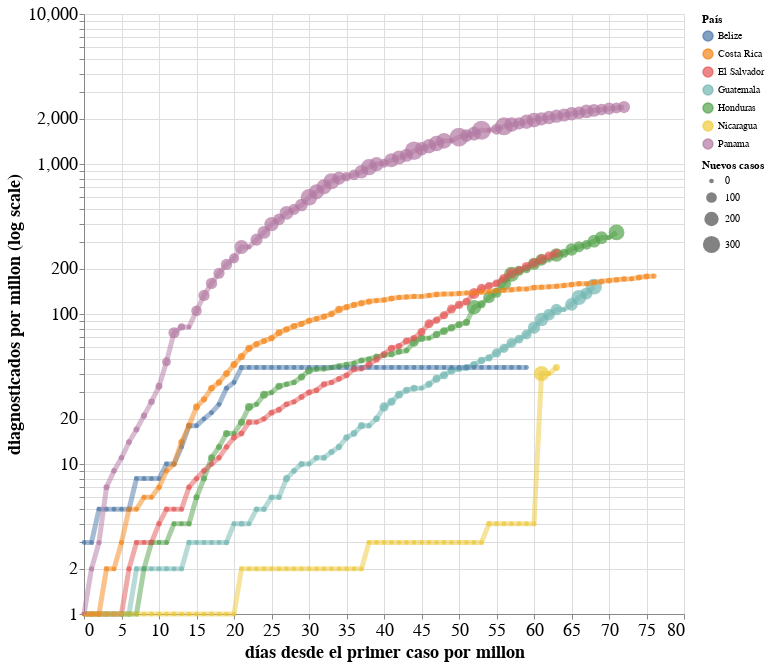

Here is the notebook cell this chart was saved with:
### Markdown cell above
## Diagnosticados por Millon de Habitantes

### Code cell
#hide_input

highlight = alt.selection(type='single',
                          on='mouseover',
                          fields=['country'],
                          nearest=True)

base = alt.Chart(cdr_ca, title="").encode(
    x = alt.X('days_since_1_cases_per_million:Q', title="días desde el primer caso por millon"),
    y = alt.Y('cases_per_million:Q', scale=alt.Scale(type='log'), title="diagnosticados por millon (log scale)"),
    color=alt.Color('country:N', title="País"),
    tooltip=[alt.Tooltip('country', title='país'),
             alt.Tooltip('date', title='fecha'),
             alt.Tooltip('cases_per_million:Q', title='Diagnosticados por millon'),
             alt.Tooltip('cases:Q', title='Diagnosticados (Total)'),
             alt.Tooltip('new_cases:Q', title='Diagnosticados (Nuevos)'),
             alt.Tooltip('deaths:Q', title='Muertos (Total)'),
             alt.Tooltip('new_deaths:Q', title='Muertos (Nuevos)')
            ]
)

points = base.mark_circle().encode(
    size=alt.Size('new_cases:Q', title="Nuevos casos"),
).add_selection(
    highlight
)

lines = base.mark_line(opacity=0.5).encode(
    size=alt.condition(~highlight, alt.value(2.5), alt.value(5)),
    
)

alt.layer(points, lines).properties(
    height=600,
    width=600
).configure_axis(
    labelFontSize=18,
    titleFontSize=18
)

### Figure 1 — Vega-Lite specification as saved in the notebook (floating-point values rounded to 4 significant figures; data arrays with more than 128 entries replaced by an {"elided": "..."} marker saying what was removed)
{"config": {"view": {"continuousWidth": 400, "continuousHeight": 300}, "axis": {"labelFontSize": 18, "titleFontSize": 18}}, "layer": [{"mark": "circle", "encoding": {"color": {"type": "nominal", "field": "country", "title": "País"}, "size": {"type": "quantitative", "field": "new_cases", "title": "Nuevos casos"}, "tooltip": [{"type": "nominal", "field": "country", "title": "país"}, {"type": "nominal", "field": "date", "title": "fecha"}, {"type": "quantitative", "field": "cases_per_million", "title": "Diagnosticados por millon"}, {"type": "quantitative", "field": "cases", "title": "Diagnosticados (Total)"}, {"type": "quantitative", "field": "new_cases", "title": "Diagnosticados (Nuevos)"}, {"type": "quantitative", "field": "deaths", "title": "Muertos (Total)"}, {"type": "quantitative", "field": "new_deaths", "title": "Muertos (Nuevos)"}], "x": {"type": "quantitative", "field": "days_since_1_cases_per_million", "title": "días desde el primer caso por millon"}, "y": {"type": "quantitative", "field": "cases_per_million", "scale": {"type": "log"}, "title": "diagnosticados por millon (log scale)"}}, "selection": {"selector005": {"type": "single", "on": "mouseover", "fields": ["country"], "nearest": true}}, "title": ""}, {"mark": {"type": "line", "opacity": 0.5}, "encoding": {"color": {"type": "nominal", "field": "country", "title": "País"}, "size": {"condition": {"value": 2.5, "selection": {"not": "selector005"}}, "value": 5}, "tooltip": [{"type": "nominal", "field": "country", "title": "país"}, {"type": "nominal", "field": "date", "title": "fecha"}, {"type": "quantitative", "field": "cases_per_million", "title": "Diagnosticados por millon"}, {"type": "quantitative", "field": "cases", "title": "Diagnosticados (Total)"}, {"type": "quantitative", "field": "new_cases", "title": "Diagnosticados (Nuevos)"}, {"type": "quantitative", "field": "deaths", "title": "Muertos (Total)"}, {"type": "quantitative", "field": "new_deaths", "title": "Muertos (Nuevos)"}], "x": {"type": "quantitative", "field": "days_since_1_cases_per_million", "title": "días desde el primer caso por millon"}, "y": {"type": "quantitative", "field": "cases_per_million", "scale": {"type": "log"}, "title": "diagnosticados por millon (log scale)"}}, "title": ""}], "data": {"name": "data-69cf77e051c2f367c0f886f24ce9f45a"}, "height": 600, "width": 600, "$schema": "https://vega.github.io/schema/vega-lite/v4.0.2.json", "datasets": {"data-69cf77e051c2f367c0f886f24ce9f45a": {"elided": "479 records"}}}
